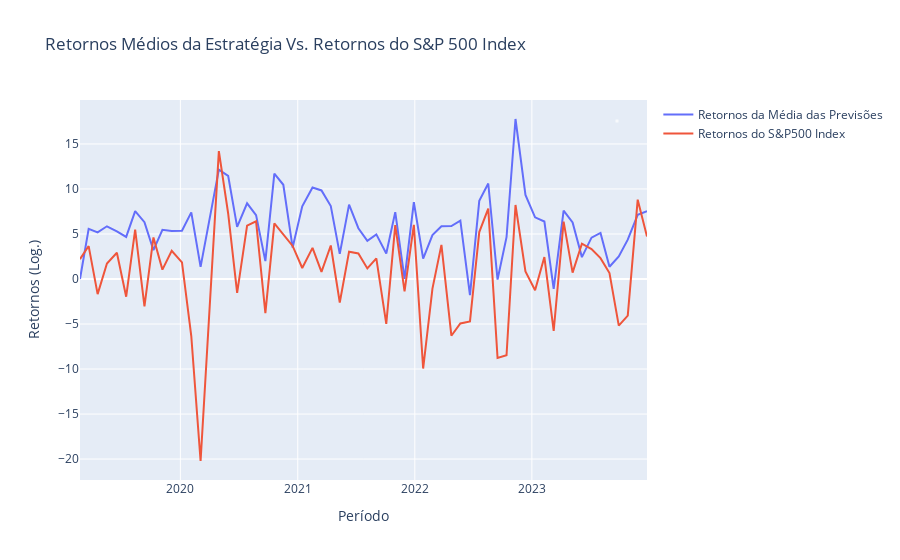

The cell this chart's notebook holds for it:
### Markdown cell above
##### **Gráfico de Retornos da Média das Previsões vs. Retornos do S&P 500 Index**

### Code cell
plot_multiples_time_series_line_graphs([average_monthly_results, sp500_index_period_returns], "Retornos Médios da Estratégia Vs. Retornos do S&P 500 Index", "Período", "Retornos (Log.)")
